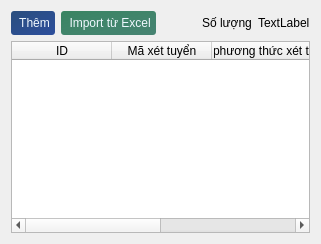
            <widget class="QWidget" name="ptxt_page">
             <layout class="QVBoxLayout" name="verticalLayout_8">
              <item>
               <layout class="QHBoxLayout" name="_6">
                <item>
                 <widget class="QPushButton" name="add_ptxt_button">
                  <property name="styleSheet">
                   <string notr="true">QPushButton {
	border-radius: 3px;
	padding: 5px;
    background-color: qlineargradient(spread:pad, x1:0, y1:0, x2:1, y2:1, stop:0.00473934 rgba(14, 56, 110, 224), stop:1 rgba(18, 56, 145, 224));
    color: rgb(240, 248, 255);
}

QPushButton:hover{
    background-color: qlineargradient(spread:pad, x1:0, y1:0, x2:1, y2:1, stop:0.00473934 rgba(21, 83, 162, 224), stop:1 rgba(46, 86, 179, 224));
}</string>
                  </property>
                  <property name="text">
                   <string> Thêm</string>
                  </property>
                  <property name="icon">
                   <iconset resource="assets.qrc">
                    <normaloff>:/assets/images/plus-100.png</normaloff>:/assets/images/plus-100.png</iconset>
                  </property>
                  <property name="iconSize">
                   <size>
                    <width>16</width>
                    <height>16</height>
                   </size>
                  </property>
                 </widget>
                </item>
                <item>
                 <widget class="QPushButton" name="import_ptxt">
                  <property name="styleSheet">
                   <string notr="true">QPushButton {
	border-radius: 3px;
	padding: 5px;
    background-color: qlineargradient(spread:pad, x1:0, y1:0, x2:1, y2:1, stop:0 rgba(0, 99, 54, 194), stop:1 rgba(0, 86, 62, 179));
	color: rgb(240, 248, 255);
}

QPushButton:hover{
    background-color: qlineargradient(spread:pad, x1:0, y1:0, x2:1, y2:1, stop:0 rgba(0, 119, 65, 219), stop:1 rgba(0, 119, 85, 196));
}</string>
                  </property>
                  <property name="text">
                   <string> Import từ Excel</string>
                  </property>
                  <property name="icon">
                   <iconset resource="assets.qrc">
                    <normaloff>:/assets/images/excel-100.png</normaloff>:/assets/images/excel-100.png</iconset>
                  </property>
                 </widget>
                </item>
                <item>
                 <spacer name="horizontalSpacer_6">
                  <property name="orientation">
                   <enum>Qt::Orientation::Horizontal</enum>
                  </property>
                  <property name="sizeHint" stdset="0">
                   <size>
                    <width>40</width>
                    <height>20</height>
                   </size>
                  </property>
                 </spacer>
                </item>
                <item>
                 <widget class="QLabel" name="label_6">
                  <property name="text">
                   <string>Số lượng</string>
                  </property>
                 </widget>
                </item>
                <item>
                 <widget class="QLabel" name="ptxt_size">
                  <property name="text">
                   <string>TextLabel</string>
                  </property>
                 </widget>
                </item>
               </layout>
              </item>
              <item>
               <widget class="QTableWidget" name="ptxt_table">
                <property name="contextMenuPolicy">
                 <enum>Qt::ContextMenuPolicy::CustomContextMenu</enum>
                </property>
                <property name="editTriggers">
                 <set>QAbstractItemView::EditTrigger::NoEditTriggers</set>
                </property>
                <property name="selectionBehavior">
                 <enum>QAbstractItemView::SelectionBehavior::SelectRows</enum>
                </property>
                <property name="sortingEnabled">
                 <bool>false</bool>
                </property>
                <attribute name="horizontalHeaderStretchLastSection">
                 <bool>true</bool>
                </attribute>
                <attribute name="verticalHeaderVisible">
                 <bool>false</bool>
                </attribute>
                <column>
                 <property name="text">
                  <string>ID</string>
                 </property>
                </column>
                <column>
                 <property name="text">
                  <string>Mã xét tuyển</string>
                 </property>
                </column>
                <column>
                 <property name="text">
                  <string>Tên phương thức xét tuyển</string>
                 </property>
                </column>
                <column>
                 <property name="text">
                  <string>Mô tả</string>
                 </property>
                </column>
               </widget>
              </item>
             </layout>
            </widget>
